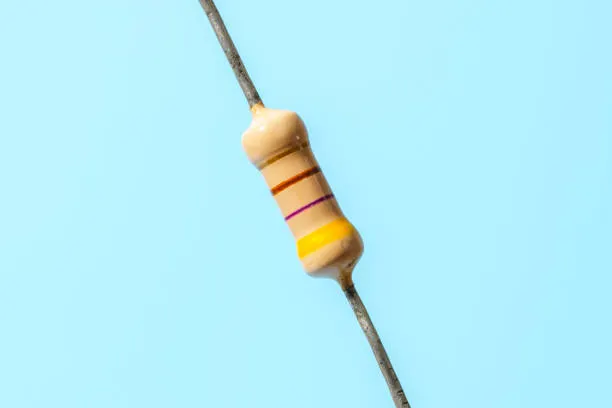
#> input picture test_image.jpg, 612 x 408 px
$ python -i contour.py   (imports and definitions only)
#> lines starting #> are read from the running program, lines starting #| are printed output that depends on the picture; after the words box and inside, x2 and y2 are one past the last pixel; in counts of white or black regions, pixels touching at a corner belong together
#?------------------------------------------------------------
#? Author: Nolan Tuttle & Mathew Hobson
#? Project: ResistorClassification
#?------------------------------------------------------------

import cv2 as cv
import numpy as np

# ── GrabCut ───────────────────────────────────────────────────────────────────
# Fraction of image width/height reserved as definite background hint.
# Increase if the resistor is small relative to the frame; decrease if it
# fills most of the frame.
RECT_MARGIN_X = 0.40
RECT_MARGIN_Y = 0.40
GC_ITER       = 7       # GrabCut EM iterations

# ── Foreground mask cleanup ───────────────────────────────────────────────────
CLOSE_SIZE = 5          # ellipse kernel for closing (fills gaps in body mask)
CLOSE_ITER = 3
OPEN_SIZE  = 4          # ellipse kernel for opening (removes isolated noise)
OPEN_ITER  = 2

# ── Initial contour selection (includes leads) ────────────────────────────────
MIN_AREA    = 677       # minimum pixel area for candidate contour
CENTER_ZONE = 0.31      # fraction of image considered "center" (x and y)

# ── Body isolation via erosion (strips leads) ─────────────────────────────────
ERODE_SIZE = 8
ERODE_ITER = 1

# ── Body shape validation (after lead removal) ────────────────────────────────
BODY_ASPECT_MIN = 1.1   # min length/width of resistor body
BODY_ASPECT_MAX = 8.0   # max length/width
BODY_CONVEXITY  = 0.52  # min area/convex-hull-area ratio


# ─────────────────────────────────────────────────────────────────────────────

def _grabcut_fg(img, rect_margin_x, rect_margin_y, gc_iter):
    """Return a binary foreground mask using two-pass GrabCut.

    Pass 1: rect initialisation — rough foreground region.
    Pass 2: seed from pass-1 result — eroded core = definite FG,
            dilated inverse = definite BG. Refines edges significantly.
    """
    h, w = img.shape[:2]
    mx   = max(int(w * rect_margin_x), 1)
    my   = max(int(h * rect_margin_y), 1)
    rect = (mx, my, w - 2 * mx, h - 2 * my)

    mask = np.zeros((h, w), np.uint8)
    bgd  = np.zeros((1, 65), np.float64)
    fgd  = np.zeros((1, 65), np.float64)

    # Pass 1 — rect init
    cv.grabCut(img, mask, rect, bgd, fgd, gc_iter, cv.GC_INIT_WITH_RECT)
    fg1 = np.where((mask == 1) | (mask == 3), 255, 0).astype(np.uint8)

    # Pass 2 — seed from pass-1 result
    # erode fg1 heavily → definite foreground core
    # dilate complement  → definite background shell
    k_fg = cv.getStructuringElement(cv.MORPH_ELLIPSE, (15, 15))
    k_bg = cv.getStructuringElement(cv.MORPH_ELLIPSE, (3,  3))
    sure_fg = cv.erode(fg1,             k_fg, iterations=3)
    sure_bg = cv.dilate(255 - fg1,      k_bg, iterations=2)

    mask2 = np.full((h, w), cv.GC_PR_FGD, dtype=np.uint8)  # prob fg by default
    mask2[sure_bg == 255] = cv.GC_BGD   # definite background
    mask2[sure_fg == 255] = cv.GC_FGD   # definite foreground

    bgd2 = np.zeros((1, 65), np.float64)
    fgd2 = np.zeros((1, 65), np.float64)
    cv.grabCut(img, mask2, None, bgd2, fgd2, gc_iter, cv.GC_INIT_WITH_MASK)

    return np.where((mask2 == 1) | (mask2 == 3), 255, 0).astype(np.uint8)


def _in_center(contour, cx_min, cx_max, cy_min, cy_max):
    x, y, w, h = cv.boundingRect(contour)
    ccx = x + w / 2
    ccy = y + h / 2
    return cx_min < ccx < cx_max and cy_min < ccy < cy_max


def isolate_band_region(image_path,
                        rect_margin_x=RECT_MARGIN_X,
                        rect_margin_y=RECT_MARGIN_Y,
                        gc_iter=GC_ITER,
                        close_size=CLOSE_SIZE,
                        close_iter=CLOSE_ITER,
                        open_size=OPEN_SIZE,
                        open_iter=OPEN_ITER,
                        min_area=MIN_AREA,
                        center_zone=CENTER_ZONE,
                        erode_size=ERODE_SIZE,
                        erode_iter=ERODE_ITER,
                        body_aspect_min=BODY_ASPECT_MIN,
                        body_aspect_max=BODY_ASPECT_MAX,
                        body_convexity=BODY_CONVEXITY):

#> called with image_path = '../test_image.jpg', rect_margin_x = 0.4, rect_margin_y = 0.4, gc_iter = 7, close_size = 5, close_iter = 3, open_size = 4, open_iter = 2
    img = cv.imread(image_path)
#> img is the input picture: shape (408, 612, 3); mean B, G, R 246.2, 236.9, 182.3
    if img is None:
        raise ValueError(f"Cannot read image: {image_path}")

    debug_img        = img.copy()
    img_h, img_w     = img.shape[:2]
#> img_h = 408; img_w = 612

    # ── 1. GrabCut foreground mask ────────────────────────────────────────────
    fg = _grabcut_fg(img, rect_margin_x, rect_margin_y, gc_iter)
#> in _grabcut_fg, `sure_fg = cv.erode(fg1,             k_fg, iterations=3)`:
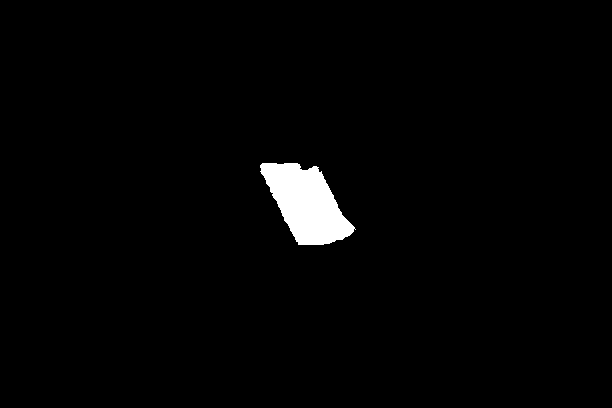
#> fg1: shape (408, 612); 1.9% white; 1 white region, box (x1, y1, x2, y2) and area: (260, 163, 356, 245) 4695
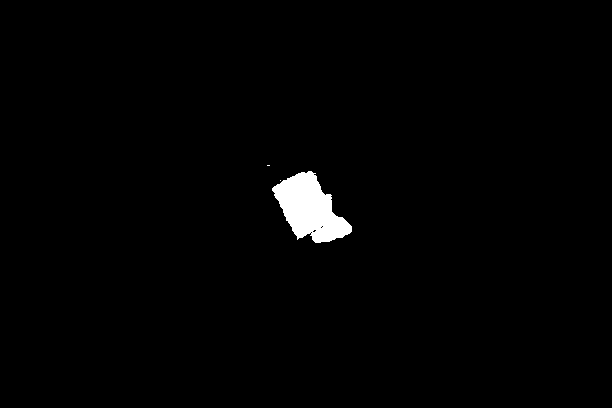
#> fg: shape (408, 612); 1.3% white; 3 white regions (2 under 20 px), largest, box (x1, y1, x2, y2) and area: (272, 171, 352, 243) 3277

    # ── 2. Morphological cleanup ──────────────────────────────────────────────
    ck = cv.getStructuringElement(cv.MORPH_ELLIPSE, (close_size, close_size))
    ok = cv.getStructuringElement(cv.MORPH_ELLIPSE, (open_size,  open_size))
    fg = cv.morphologyEx(fg, cv.MORPH_CLOSE, ck, iterations=close_iter)
#> fg: shape (408, 612); 1.3% white; 2 white regions (1 under 20 px), largest, box (x1, y1, x2, y2) and area: (272, 171, 352, 243) 3339
    fg = cv.morphologyEx(fg, cv.MORPH_OPEN,  ok, iterations=open_iter)
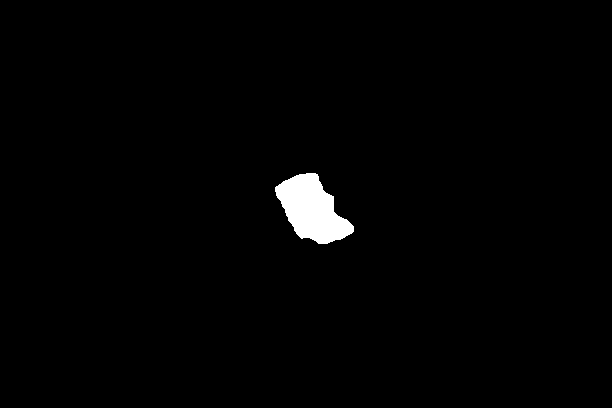
#> fg: shape (408, 612); 1.3% white; 1 white region

    # ── 3. Pick best centered contour (may include leads) ─────────────────────
    contours, _ = cv.findContours(fg, cv.RETR_EXTERNAL, cv.CHAIN_APPROX_SIMPLE)
#> contours = 1 contour; box (x1, y1, x2, y2) and area: (275, 173, 354, 244) 3216
    if not contours:
        raise ValueError("No contours in GrabCut mask")

    margin_x = img_w * (1 - center_zone) / 2
#> margin_x = 211.1
    margin_y = img_h * (1 - center_zone) / 2
#> margin_y = 140.8
    cx_min, cx_max = margin_x, img_w - margin_x
#> cx_min = 211.1; cx_max = 400.9
    cy_min, cy_max = margin_y, img_h - margin_y
#> cy_min = 140.8; cy_max = 267.2

    centered = [c for c in contours
                if cv.contourArea(c) >= min_area
                and _in_center(c, cx_min, cx_max, cy_min, cy_max)]
#> centered has the same summary as contours

    if not centered:
        raise ValueError("No sufficiently large centered contour")

    best = max(centered, key=cv.contourArea)
#> best = contour of 104 points, box (x1, y1, x2, y2) (275, 173, 354, 244), area 3216

    # ── 4. Erode to strip leads ───────────────────────────────────────────────
    full_mask = np.zeros((img_h, img_w), dtype=np.uint8)
    cv.drawContours(full_mask, [best], -1, 255, thickness=cv.FILLED)

    ek     = cv.getStructuringElement(cv.MORPH_ELLIPSE, (erode_size, erode_size))
    eroded = cv.erode(full_mask, ek, iterations=erode_iter)
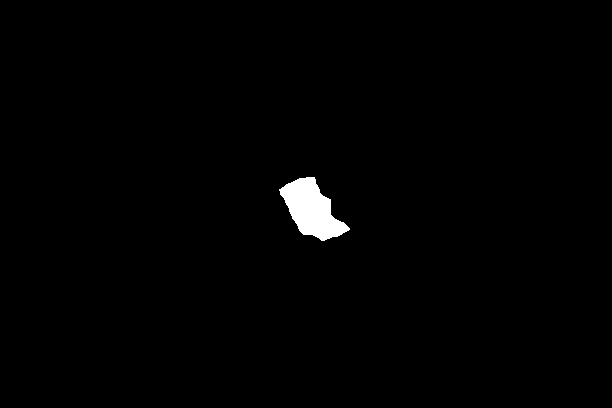
#> eroded: shape (408, 612); 0.98% white; 1 white region

    if cv.countNonZero(eroded) == 0:
        raise ValueError("Erosion removed the entire region — increase erode_size or erode_iter")

    # ── 5. Validate body shape ────────────────────────────────────────────────
    body_ctrs, _ = cv.findContours(eroded, cv.RETR_EXTERNAL, cv.CHAIN_APPROX_SIMPLE)
#> body_ctrs = 1 contour; box (x1, y1, x2, y2) and area: (279, 177, 350, 241) 2344
    if not body_ctrs:
        raise ValueError("No body contours after erosion")

    body_candidates = []
    for c in body_ctrs:
        area = cv.contourArea(c)
        if area < min_area / 2:
            continue
        _, (bw, bh), _ = cv.minAreaRect(c)
        if min(bw, bh) == 0:
            continue
        aspect = max(bw, bh) / min(bw, bh)
        if not (body_aspect_min <= aspect <= body_aspect_max):
            continue
        hull      = cv.convexHull(c)
        hull_area = cv.contourArea(hull)
        if hull_area > 0 and area / hull_area >= body_convexity:
            body_candidates.append(c)
#> this loop made 1 pass
#> (area, bw, bh, aspect, hull_area) on pass 1: (2344.5, 42.92, 72.45, 1.69, 2652.5)
#> after the loop, body_candidates has the same summary as body_ctrs

    if not body_candidates:
        raise ValueError("No valid body contour after shape filtering")

    body = max(body_candidates, key=cv.contourArea)
#> body = contour of 103 points, box (x1, y1, x2, y2) (279, 177, 350, 241), area 2344

    # ── 6. Rotate and crop ────────────────────────────────────────────────────
    rect_rot          = cv.minAreaRect(body)
#> rect_rot = ((311.8, 210.4), (42.92, 72.45), -33.23)
    center, (bw, bh), angle = rect_rot
#> center = (311.8, 210.4); angle = -33.23

    if bw < bh:
        bw, bh = bh, bw
#> bw = 72.45; bh = 42.92
        angle += 90
#> angle = 56.77

    M       = cv.getRotationMatrix2D(center, angle, 1.0)
#> M = [[0.548, 0.836, -35.06], [-0.836, 0.548, 355.9]]
    rotated = cv.warpAffine(img, M, (img_w, img_h),
                            flags=cv.INTER_LINEAR,
                            borderMode=cv.BORDER_REPLICATE)
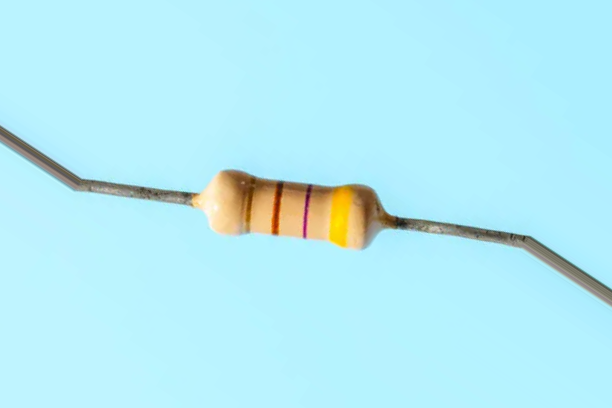
#> rotated: shape (408, 612, 3); mean B, G, R 244.5, 235.4, 181.4

    cx, cy = int(center[0]), int(center[1])
#> cx = 311; cy = 210
    half_w = int(bw / 2)
#> half_w = 36
    half_h = int(bh / 2)
#> half_h = 21
    x1, x2 = max(cx - half_w, 0), min(cx + half_w, img_w)
#> x1 = 275; x2 = 347
    y1, y2 = max(cy - half_h, 0), min(cy + half_h, img_h)
#> y1 = 189; y2 = 231

    body_crop = rotated[y1:y2, x1:x2]
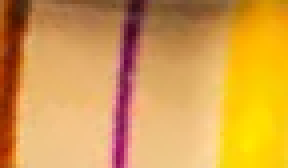
#> body_crop: shape (42, 72, 3) (shown 4 times larger); mean B, G, R 76.5, 158.1, 214

    # ── Debug overlay ─────────────────────────────────────────────────────────
    box_pts = cv.boxPoints(rect_rot).astype(np.int32)
#> box_pts = [[313, 252], [274, 191], [309, 168], [349, 228]]
    cv.drawContours(debug_img, [box_pts], 0, (0, 255, 0), 2)
    cv.putText(debug_img, "Resistor body",
               (box_pts[1][0], box_pts[1][1] - 10),
               cv.FONT_HERSHEY_SIMPLEX, 0.5, (0, 255, 0), 1)
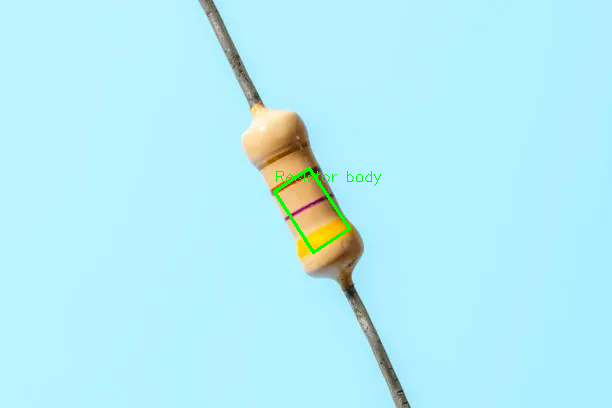
#> debug_img: shape (408, 612, 3); mean B, G, R 245.9, 237.3, 181.5

    return body_crop, debug_img


def preprocess_for_feature_extraction(image_path):
    band_crop, _ = isolate_band_region(image_path)
    return band_crop

>>> result = isolate_band_region('../test_image.jpg')
